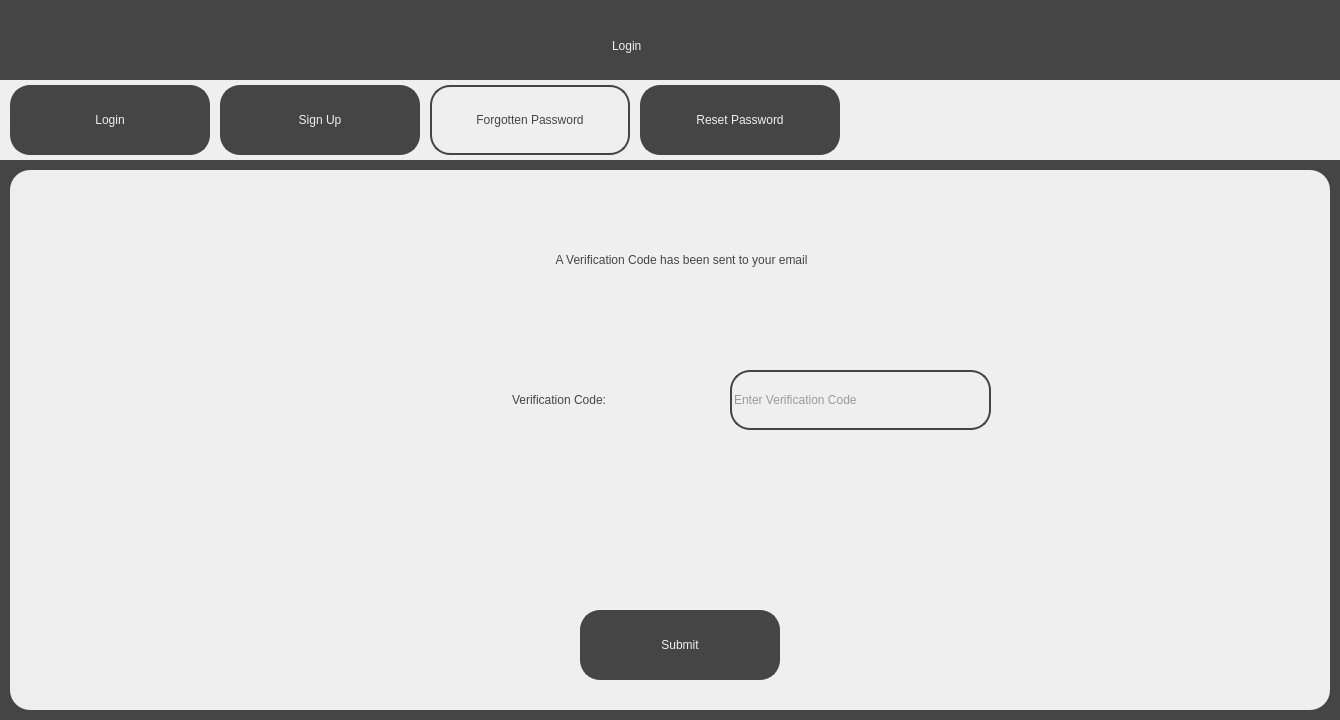
<?xml version="1.0" encoding="UTF-8"?>
<ui version="4.0">
 <class>ForgottenPassword2Screen</class>
 <widget class="QDialog" name="ForgottenPassword2Screen">
  <property name="geometry">
   <rect>
    <x>0</x>
    <y>0</y>
    <width>1340</width>
    <height>720</height>
   </rect>
  </property>
  <property name="windowTitle">
   <string>Visualising the Riemann Hypothesis - Forgotten Password</string>
  </property>
  <property name="sizeGripEnabled">
   <bool>false</bool>
  </property>
  <widget class="QWidget" name="widget" native="true">
   <property name="geometry">
    <rect>
     <x>0</x>
     <y>0</y>
     <width>1340</width>
     <height>720</height>
    </rect>
   </property>
   <property name="styleSheet">
    <string notr="true">background-color: rgb(69, 69, 69);</string>
   </property>
   <widget class="QLabel" name="Title">
    <property name="geometry">
     <rect>
      <x>612</x>
      <y>20</y>
      <width>116</width>
      <height>51</height>
     </rect>
    </property>
    <property name="styleSheet">
     <string notr="true">font: 36pt &quot;Sans Serif&quot;; color:rgb(239, 239, 239)</string>
    </property>
    <property name="text">
     <string>Login</string>
    </property>
   </widget>
   <widget class="QWidget" name="TabBar" native="true">
    <property name="geometry">
     <rect>
      <x>0</x>
      <y>80</y>
      <width>1340</width>
      <height>80</height>
     </rect>
    </property>
    <property name="styleSheet">
     <string notr="true">background-color: rgb(239, 239, 239);</string>
    </property>
    <widget class="QPushButton" name="LoginTab">
     <property name="geometry">
      <rect>
       <x>10</x>
       <y>5</y>
       <width>200</width>
       <height>70</height>
      </rect>
     </property>
     <property name="cursor">
      <cursorShape>PointingHandCursor</cursorShape>
     </property>
     <property name="styleSheet">
      <string notr="true">border: 2px solid;
border-radius: 20px;
border-color:rgb(69, 69, 69);
background-color: rgb(69, 69, 69);
font: 36pt &quot;Sans Serif&quot;; color:rgb(239, 239, 239);
</string>
     </property>
     <property name="text">
      <string>Login</string>
     </property>
    </widget>
    <widget class="QPushButton" name="SignUpTab">
     <property name="geometry">
      <rect>
       <x>220</x>
       <y>5</y>
       <width>200</width>
       <height>70</height>
      </rect>
     </property>
     <property name="cursor">
      <cursorShape>PointingHandCursor</cursorShape>
     </property>
     <property name="styleSheet">
      <string notr="true">border: 2px solid;
border-radius: 20px;
border-color:rgb(69, 69, 69);
background-color: rgb(69, 69, 69);
font: 36pt &quot;Sans Serif&quot;; color:rgb(239, 239, 239);
</string>
     </property>
     <property name="text">
      <string>Sign Up</string>
     </property>
    </widget>
    <widget class="QPushButton" name="ForgottenPasswordTab">
     <property name="geometry">
      <rect>
       <x>430</x>
       <y>5</y>
       <width>200</width>
       <height>70</height>
      </rect>
     </property>
     <property name="cursor">
      <cursorShape>PointingHandCursor</cursorShape>
     </property>
     <property name="styleSheet">
      <string notr="true">border: 2px solid;
border-radius: 20px;
border-color:rgb(69, 69, 69);
background-color: rgb(239, 239, 239);
font: 12pt &quot;Sans Serif&quot;; color:rgb(69, 69, 69);
</string>
     </property>
     <property name="text">
      <string>Forgotten Password</string>
     </property>
    </widget>
    <widget class="QPushButton" name="ResetPasswordTab">
     <property name="geometry">
      <rect>
       <x>640</x>
       <y>5</y>
       <width>200</width>
       <height>70</height>
      </rect>
     </property>
     <property name="cursor">
      <cursorShape>PointingHandCursor</cursorShape>
     </property>
     <property name="styleSheet">
      <string notr="true">border: 2px solid;
border-radius: 20px;
border-color:rgb(69, 69, 69);
background-color: rgb(69, 69, 69);
font: 20pt &quot;Sans Serif&quot;; color:rgb(239, 239, 239);
</string>
     </property>
     <property name="text">
      <string>Reset Password</string>
     </property>
    </widget>
   </widget>
   <widget class="QWidget" name="MainWidget" native="true">
    <property name="geometry">
     <rect>
      <x>10</x>
      <y>170</y>
      <width>1320</width>
      <height>540</height>
     </rect>
    </property>
    <property name="styleSheet">
     <string notr="true">background-color: rgb(239, 239, 239);
border-radius: 20px;</string>
    </property>
    <widget class="QLabel" name="VerificationCodeText">
     <property name="geometry">
      <rect>
       <x>300</x>
       <y>200</y>
       <width>301</width>
       <height>61</height>
      </rect>
     </property>
     <property name="styleSheet">
      <string notr="true">font: 25pt &quot;Sans Serif&quot;; color:rgb(69, 69, 69);
background-color: rgb(239, 239, 239); padding: 5px;</string>
     </property>
     <property name="text">
      <string>&lt;html&gt;&lt;head/&gt;&lt;body&gt;&lt;p align=&quot;right&quot;&gt;Verification Code:&lt;/p&gt;&lt;/body&gt;&lt;/html&gt;</string>
     </property>
    </widget>
    <widget class="QLineEdit" name="VerificationCodeInput">
     <property name="geometry">
      <rect>
       <x>720</x>
       <y>200</y>
       <width>261</width>
       <height>60</height>
      </rect>
     </property>
     <property name="styleSheet">
      <string notr="true">background-color: rgb(239, 239, 239);
color: rgb(69, 69, 69);
font: 18pt &quot;Sans Serif&quot;;
border: 2px solid;
border-radius: 20px;
border-color:rgb(69, 69, 69);</string>
     </property>
     <property name="text">
      <string/>
     </property>
     <property name="cursorPosition">
      <number>0</number>
     </property>
     <property name="placeholderText">
      <string>Enter Verification Code</string>
     </property>
    </widget>
    <widget class="QPushButton" name="SubmitButton">
     <property name="geometry">
      <rect>
       <x>570</x>
       <y>440</y>
       <width>200</width>
       <height>70</height>
      </rect>
     </property>
     <property name="cursor">
      <cursorShape>PointingHandCursor</cursorShape>
     </property>
     <property name="styleSheet">
      <string notr="true">border: 2px solid;
border-radius: 20px;
border-color:rgb(69, 69, 69);
background-color: rgb(69, 69, 69);
font: 36pt &quot;Sans Serif&quot;; color:rgb(239, 239, 239);
</string>
     </property>
     <property name="text">
      <string>Submit</string>
     </property>
    </widget>
    <widget class="QLabel" name="VerificationText">
     <property name="geometry">
      <rect>
       <x>305</x>
       <y>60</y>
       <width>730</width>
       <height>61</height>
      </rect>
     </property>
     <property name="styleSheet">
      <string notr="true">font: 25pt &quot;Sans Serif&quot;; color:rgb(69, 69, 69);
background-color: rgb(239, 239, 239); padding: 5px;</string>
     </property>
     <property name="text">
      <string>&lt;html&gt;&lt;head/&gt;&lt;body&gt;&lt;p align=&quot;center&quot;&gt;A Verification Code has been sent to your email&lt;/p&gt;&lt;/body&gt;&lt;/html&gt;</string>
     </property>
    </widget>
   </widget>
  </widget>
 </widget>
 <resources/>
 <connections/>
</ui>
